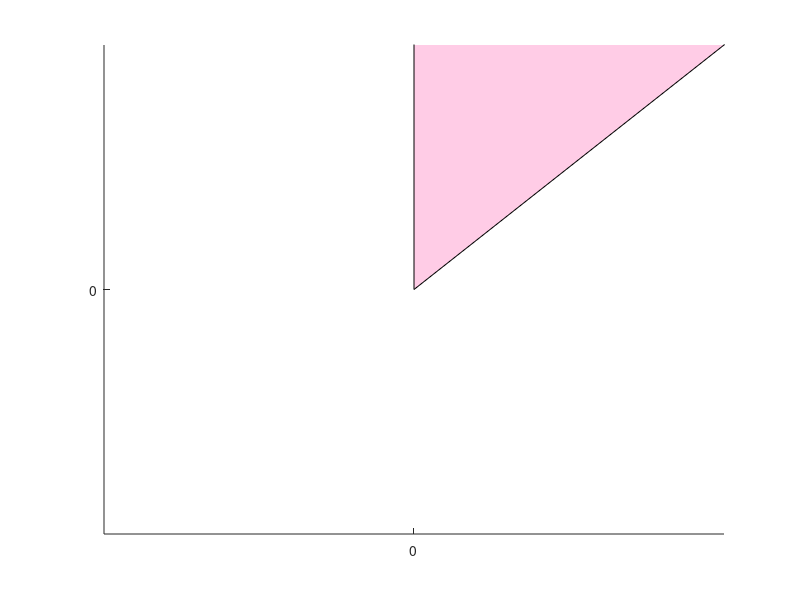

The MATLAB source for this figure:
function [ varout ] = patchsexy( varargin )

    varout = patch(varargin{:});
    
    set( varout, 'FaceColor',[1 0.8 0.9]);
    axis equal

end